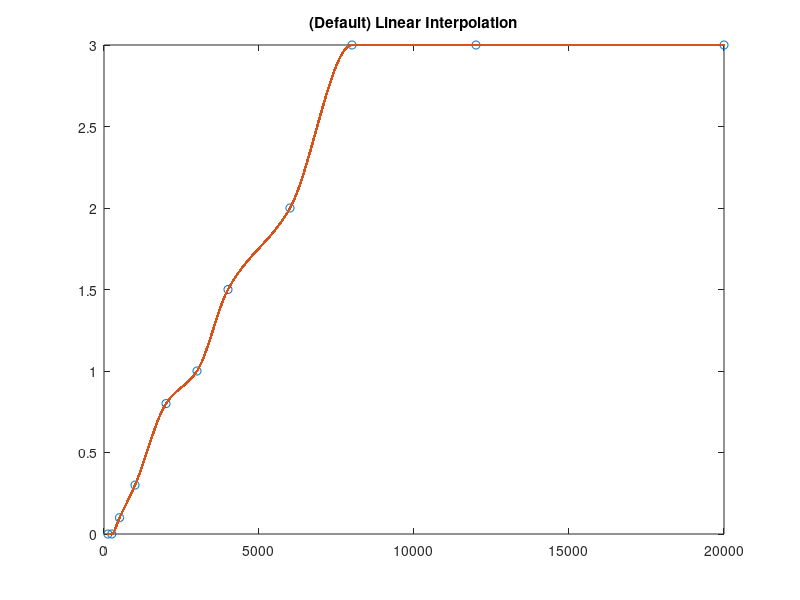

This figure's MATLAB source: (Note: this script raises an error after producing the figure.)
filterValues=[125,0;
              250,0;
              500,0.1;
              1000,0.3;
              2000,0.8;
              3000,1;
              4000,1.5;
              6000, 2;
              8000,3;
              12000,3;
              20000,3];             %Just nu filterv�rden i kolonn 2(ger diskant ljud just nu), t�nker att det blir variabler till sliders sen
          
          
x = filterValues(:,1);          %X koordinaterna f�r frekvenstabell
y = filterValues(:,2);          %Vad vi multiplicerar med
FFTLength=40000;                %Punkter i frekvensspektrum

n = 1:1:FFTLength/2;            %Skapar v�rt halva frekvensspektrum

filter = interp1(x,y,n, 'cubic');   %skapar ett filter utifr�n v�rdena

plot(x,y,'o',n,filter,':.');        %Plottar bearbetade kurvan
xlim([0 20000]);                    %begr�nsar mellan 0-20000
title('(Default) Linear Interpolation');        %titel p� graf
filter = [fliplr(filter), filter ]';        %Skapar speglat filter med gamla filtret

[rawData, Fs]= audioread('Ljudfiler/1.1World_of_Goo.wav');      %laddar in ljud

frec = stft(rawData,Fs,'Window',hann(FFTLength,'periodic'),'OverlapLength',FFTLength/2,'FFTLength',FFTLength);  %Skapar f�nster i tidsdom�n och g�r fourieranalys i f�nstret och sen flyttar f�nstret fram�t och upprepar

frec2=frec.*filter;     %applicera filter    

complexOutput = istft(frec2, Fs,'Window',hann(FFTLength,'periodic'),'OverlapLength',FFTLength/2,'FFTLength',FFTLength); %lika som tidigare fast tillbaka till tidsdom�n

output=real(complexOutput)+imag(complexOutput);     %L�gger ihop realdel med komplexdel

sound(output, Fs);      %Spelar upp behandlat ljud

